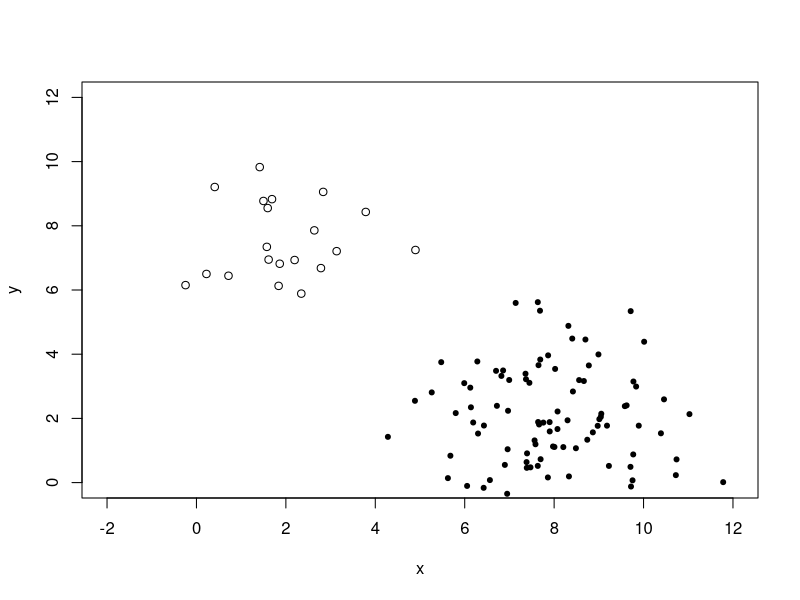

The R script that drew this image: (Note: this script raises an error after producing the figure.)
## Mixture of Gaussians (test example)

####################
## Initialisation ##
####################

# Clear workspace
rm(list = ls())

# Load required packages
library(tidyverse)
library(readr)
library(mvtnorm)

# Sample test data
mu1 <- c(2,8)
sigma1 <-  matrix(c(2,0,0,2), ncol=2)
y1 <- rmvnorm(n=20, mean=mu1, sigma=sigma1)
colnames(y1) <- c("x", "y")
y1 <- as_tibble(y1)
plot(y1, xlim=c(-2,12), ylim=c(0,12))

mu2 <- c(8,2)
sigma2 <-  matrix(c(3,0,0,3), ncol=2)
y2 <- rmvnorm(n=100, mean=mu2, sigma=sigma2)
colnames(y2) <- c("x", "y")
y2 <- as_tibble(y2)
points(y2, pch=20)

sampleData <- bind_rows(y1,y2)
nPoints <- nrow(sampleData)

# Initialise no.of clusters (k)
nClusters <- 2

# Initialise estimated paramaters of Gaussian 
mu.est <- runif(4,0,20) # uniform sample
dim(mu.est) <- c(2, nClusters)
colnames(mu.est) <- c("x", "y")

sigma.est <-  rep(matrix(c(1,0,0,1), ncol=2),nClusters)
dim(sigma.est) <- c(2,2,nClusters)
 
# Initialise with uniform probabilities 
weight <- rep(1/nClusters, (nPoints * nClusters)) 
dim(weight) <- c(nPoints, nClusters)
colnames(weight) <- paste0("Cluster", 1:nClusters)
weight <- as_tibble(weight)

# Initialise cluster attribution weights (phi)
phi <- colSums(weight) / nrow(weight)

###################
## Expectation - ##
## maximisation  ##
###################

## Mixture model
tol <- 1 # tolerance level
i.iteration <- 0 # iterator

density.temp <- rep(NA, (nPoints * nClusters)) 
dim(density.temp) <- c(nPoints, nClusters)
colnames(density.temp) <- paste0("Cluster", 1:nClusters)
density.temp <- as_tibble(density.temp)

sumProduct = function(a,b){
	sumProduct = colSums(a * b) 
	return(sumProduct)
}

# Iterate E-M to convergence
while((i.iteration < 10)){

# (Re-)initialise temporary covariance matrix
	sigma.temp <-  rep(matrix(rep(NA,4), ncol=2),nClusters)
	dim(sigma.temp) <- c(2,2,nClusters)
 
# Expectation step
# Calculate posterior probability of cluster given y_i and other parameters

	for(j in 1:nClusters){
		density.temp[,j] <- dmvnorm(sampleData, mean=mu.est[j,], sigma=sigma.est[,,j]) * phi[j]
	}
	
	# Calculate posterior probability (w_ij) by applying Bayes' rule
	post.prob <- density.temp / rowSums(density.temp)
	
# Maximisation step
	
	# Update estimate for cluster probability
	phi <- colMeans(post.prob)
	
	# Update estimate for Gaussian means
	weightedSum <- apply(post.prob, 2, sumProduct, b=sampleData)
    mu.temp <- t(weightedSum) / colSums(post.prob)
	
	# Update estimate for Gaussian variance
	for(j in 1:nClusters){
		diff1 <- abs(sampleData - mu.est[j,])
		#N.B. Check calculation of covariance 
		sigma.temp[,,j] <- diag(colSums(post.prob[,j] * diff1 * t(diff1)) / sum(post.prob[,j]))
	}
	
	
	# Tolerance is sum of distances between old and new mu and sigma matrices
	tol.temp <- sum(as.matrix(pdist(mu.est, mu.temp))) + sum(as.matrix(pdist(sigma.est[,,1], sigma.temp[,,1]))) + sum(as.matrix(pdist(sigma.est[,,2], sigma.temp[,,2])))
	i.iteration <- i.iteration  + 1
	
	mu.est <- mu.temp
	sigma.est <- sigma.temp
	tol <- tol.temp
	
	
# Contour plot of estimated multivariate Gaussian and data
	data.grid <- expand.grid(s.1 = seq(0, 20, length.out=200), s.2 = seq(0, 20, length.out=200))
	q1.samp <- cbind(data.grid, prob = dmvnorm(data.grid, mean = mu.est[1,], sigma = sigma.est[,,1]))
	q2.samp <- cbind(data.grid, prob = dmvnorm(data.grid, mean = mu.est[2,], sigma = sigma.est[,,2]))

	print(ggplot() + 
		geom_contour(data=q1.samp,aes(x=s.1,y=s.2,z=prob)) +    
		geom_contour(data=q2.samp,aes(x=s.1,y=s.2,z=prob),col="red") +
		geom_point(data=y1, aes(x=x, y=y), col="blue") + 
		geom_point(data=y2, aes(x=x, y=y), col="red"))
	}
